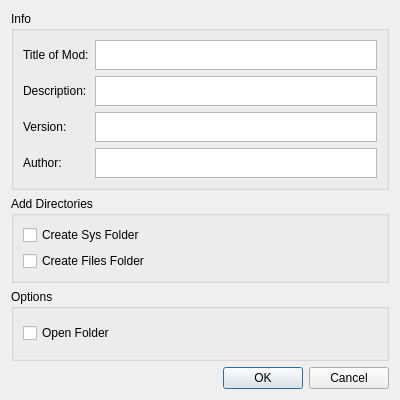
<?xml version="1.0" encoding="UTF-8"?>
<ui version="4.0">
 <class>Dialog</class>
 <widget class="QDialog" name="Dialog">
  <property name="geometry">
   <rect>
    <x>0</x>
    <y>0</y>
    <width>400</width>
    <height>400</height>
   </rect>
  </property>
  <property name="windowTitle">
   <string>Add new mod</string>
  </property>
  <layout class="QGridLayout" name="gridLayout_3">
   <item row="0" column="0">
    <widget class="QGroupBox" name="infoGroupBox">
     <property name="enabled">
      <bool>true</bool>
     </property>
     <property name="title">
      <string>Info</string>
     </property>
     <layout class="QGridLayout" name="gridLayout">
      <item row="0" column="0">
       <widget class="QLabel" name="modTitleLabel">
        <property name="text">
         <string>Title of Mod:</string>
        </property>
       </widget>
      </item>
      <item row="0" column="1">
       <widget class="QPlainTextEdit" name="modTitleBox">
        <property name="sizePolicy">
         <sizepolicy hsizetype="Expanding" vsizetype="Fixed">
          <horstretch>0</horstretch>
          <verstretch>0</verstretch>
         </sizepolicy>
        </property>
        <property name="minimumSize">
         <size>
          <width>0</width>
          <height>30</height>
         </size>
        </property>
        <property name="maximumSize">
         <size>
          <width>16777215</width>
          <height>30</height>
         </size>
        </property>
        <property name="tabChangesFocus">
         <bool>true</bool>
        </property>
       </widget>
      </item>
      <item row="1" column="0">
       <widget class="QLabel" name="descLabel">
        <property name="text">
         <string>Description:</string>
        </property>
       </widget>
      </item>
      <item row="1" column="1">
       <widget class="QPlainTextEdit" name="descBox">
        <property name="sizePolicy">
         <sizepolicy hsizetype="Expanding" vsizetype="Fixed">
          <horstretch>0</horstretch>
          <verstretch>0</verstretch>
         </sizepolicy>
        </property>
        <property name="minimumSize">
         <size>
          <width>0</width>
          <height>30</height>
         </size>
        </property>
        <property name="maximumSize">
         <size>
          <width>16777215</width>
          <height>30</height>
         </size>
        </property>
        <property name="tabChangesFocus">
         <bool>true</bool>
        </property>
       </widget>
      </item>
      <item row="2" column="0">
       <widget class="QLabel" name="versionLabel">
        <property name="text">
         <string>Version:</string>
        </property>
       </widget>
      </item>
      <item row="2" column="1">
       <widget class="QPlainTextEdit" name="versionBox">
        <property name="sizePolicy">
         <sizepolicy hsizetype="Expanding" vsizetype="Fixed">
          <horstretch>0</horstretch>
          <verstretch>0</verstretch>
         </sizepolicy>
        </property>
        <property name="minimumSize">
         <size>
          <width>0</width>
          <height>30</height>
         </size>
        </property>
        <property name="maximumSize">
         <size>
          <width>16777215</width>
          <height>30</height>
         </size>
        </property>
        <property name="tabChangesFocus">
         <bool>true</bool>
        </property>
       </widget>
      </item>
      <item row="3" column="0">
       <widget class="QLabel" name="authorLabel">
        <property name="text">
         <string>Author:</string>
        </property>
       </widget>
      </item>
      <item row="3" column="1">
       <widget class="QPlainTextEdit" name="authorBox">
        <property name="sizePolicy">
         <sizepolicy hsizetype="Expanding" vsizetype="Fixed">
          <horstretch>0</horstretch>
          <verstretch>0</verstretch>
         </sizepolicy>
        </property>
        <property name="minimumSize">
         <size>
          <width>0</width>
          <height>30</height>
         </size>
        </property>
        <property name="maximumSize">
         <size>
          <width>16777215</width>
          <height>30</height>
         </size>
        </property>
        <property name="tabChangesFocus">
         <bool>true</bool>
        </property>
       </widget>
      </item>
     </layout>
    </widget>
   </item>
   <item row="1" column="0">
    <widget class="QGroupBox" name="addDirGroupBox">
     <property name="title">
      <string>Add Directories</string>
     </property>
     <layout class="QGridLayout" name="gridLayout_2">
      <item row="0" column="0">
       <widget class="QCheckBox" name="createSysCheckbox">
        <property name="text">
         <string>Create Sys Folder</string>
        </property>
        <property name="checked">
         <bool>false</bool>
        </property>
       </widget>
      </item>
      <item row="1" column="0">
       <widget class="QCheckBox" name="createFilesCheckbox">
        <property name="text">
         <string>Create Files Folder</string>
        </property>
       </widget>
      </item>
     </layout>
    </widget>
   </item>
   <item row="2" column="0">
    <widget class="QGroupBox" name="optionsGroupBox">
     <property name="title">
      <string>Options</string>
     </property>
     <layout class="QGridLayout" name="gridLayout_4">
      <item row="0" column="0">
       <widget class="QCheckBox" name="openFolderCheckbox">
        <property name="text">
         <string>Open Folder</string>
        </property>
       </widget>
      </item>
     </layout>
    </widget>
   </item>
   <item row="3" column="0">
    <widget class="QDialogButtonBox" name="buttonBox">
     <property name="orientation">
      <enum>Qt::Orientation::Horizontal</enum>
     </property>
     <property name="standardButtons">
      <set>QDialogButtonBox::StandardButton::Cancel|QDialogButtonBox::StandardButton::Ok</set>
     </property>
    </widget>
   </item>
  </layout>
 </widget>
 <resources/>
 <connections>
  <connection>
   <sender>buttonBox</sender>
   <signal>accepted()</signal>
   <receiver>Dialog</receiver>
   <slot>accept()</slot>
   <hints>
    <hint type="sourcelabel">
     <x>248</x>
     <y>254</y>
    </hint>
    <hint type="destinationlabel">
     <x>157</x>
     <y>274</y>
    </hint>
   </hints>
  </connection>
  <connection>
   <sender>buttonBox</sender>
   <signal>rejected()</signal>
   <receiver>Dialog</receiver>
   <slot>reject()</slot>
   <hints>
    <hint type="sourcelabel">
     <x>316</x>
     <y>260</y>
    </hint>
    <hint type="destinationlabel">
     <x>286</x>
     <y>274</y>
    </hint>
   </hints>
  </connection>
 </connections>
</ui>
